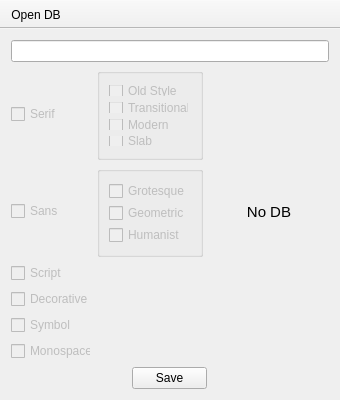
<?xml version="1.0" encoding="UTF-8"?>
<ui version="4.0">
 <class>MainWindow</class>
 <widget class="QMainWindow" name="MainWindow">
  <property name="geometry">
   <rect>
    <x>0</x>
    <y>0</y>
    <width>340</width>
    <height>400</height>
   </rect>
  </property>
  <property name="minimumSize">
   <size>
    <width>340</width>
    <height>400</height>
   </size>
  </property>
  <property name="maximumSize">
   <size>
    <width>340</width>
    <height>400</height>
   </size>
  </property>
  <property name="windowTitle">
   <string>Fonta DB Manager</string>
  </property>
  <widget class="QWidget" name="centralWidget">
   <layout class="QVBoxLayout" name="verticalLayout_2">
    <item>
     <widget class="QLineEdit" name="lineEdit"/>
    </item>
    <item>
     <layout class="QVBoxLayout" name="verticalLayout">
      <item>
       <layout class="QHBoxLayout" name="horizontalLayout">
        <item>
         <layout class="QGridLayout" name="grid">
          <property name="sizeConstraint">
           <enum>QLayout::SetDefaultConstraint</enum>
          </property>
          <item row="1" column="0">
           <layout class="QHBoxLayout" name="sansCell">
            <item>
             <widget class="QCheckBox" name="sansBox">
              <property name="enabled">
               <bool>false</bool>
              </property>
              <property name="minimumSize">
               <size>
                <width>80</width>
                <height>0</height>
               </size>
              </property>
              <property name="maximumSize">
               <size>
                <width>80</width>
                <height>16777215</height>
               </size>
              </property>
              <property name="focusPolicy">
               <enum>Qt::TabFocus</enum>
              </property>
              <property name="text">
               <string>Sans</string>
              </property>
              <property name="tristate">
               <bool>false</bool>
              </property>
             </widget>
            </item>
            <item>
             <widget class="QGroupBox" name="sansGroup">
              <property name="enabled">
               <bool>true</bool>
              </property>
              <property name="title">
               <string/>
              </property>
              <property name="flat">
               <bool>false</bool>
              </property>
              <property name="checkable">
               <bool>false</bool>
              </property>
              <layout class="QVBoxLayout" name="verticalLayout_4">
               <property name="leftMargin">
                <number>9</number>
               </property>
               <item>
                <layout class="QGridLayout" name="sansGrid">
                 <item row="0" column="1">
                  <widget class="QCheckBox" name="grotesqueBox">
                   <property name="enabled">
                    <bool>false</bool>
                   </property>
                   <property name="minimumSize">
                    <size>
                     <width>80</width>
                     <height>0</height>
                    </size>
                   </property>
                   <property name="maximumSize">
                    <size>
                     <width>80</width>
                     <height>16777215</height>
                    </size>
                   </property>
                   <property name="focusPolicy">
                    <enum>Qt::TabFocus</enum>
                   </property>
                   <property name="text">
                    <string>Grotesque</string>
                   </property>
                   <property name="tristate">
                    <bool>false</bool>
                   </property>
                  </widget>
                 </item>
                 <item row="2" column="1">
                  <widget class="QCheckBox" name="humanistBox">
                   <property name="enabled">
                    <bool>false</bool>
                   </property>
                   <property name="minimumSize">
                    <size>
                     <width>80</width>
                     <height>0</height>
                    </size>
                   </property>
                   <property name="maximumSize">
                    <size>
                     <width>80</width>
                     <height>16777215</height>
                    </size>
                   </property>
                   <property name="focusPolicy">
                    <enum>Qt::TabFocus</enum>
                   </property>
                   <property name="text">
                    <string>Humanist</string>
                   </property>
                   <property name="tristate">
                    <bool>false</bool>
                   </property>
                  </widget>
                 </item>
                 <item row="1" column="1">
                  <widget class="QCheckBox" name="geometricBox">
                   <property name="enabled">
                    <bool>false</bool>
                   </property>
                   <property name="minimumSize">
                    <size>
                     <width>80</width>
                     <height>0</height>
                    </size>
                   </property>
                   <property name="maximumSize">
                    <size>
                     <width>80</width>
                     <height>16777215</height>
                    </size>
                   </property>
                   <property name="focusPolicy">
                    <enum>Qt::TabFocus</enum>
                   </property>
                   <property name="text">
                    <string>Geometric</string>
                   </property>
                   <property name="tristate">
                    <bool>false</bool>
                   </property>
                  </widget>
                 </item>
                </layout>
               </item>
              </layout>
             </widget>
            </item>
           </layout>
          </item>
          <item row="5" column="0">
           <widget class="QCheckBox" name="monospacedBox">
            <property name="enabled">
             <bool>false</bool>
            </property>
            <property name="minimumSize">
             <size>
              <width>80</width>
              <height>0</height>
             </size>
            </property>
            <property name="maximumSize">
             <size>
              <width>80</width>
              <height>16777215</height>
             </size>
            </property>
            <property name="focusPolicy">
             <enum>Qt::TabFocus</enum>
            </property>
            <property name="text">
             <string>Monospaced</string>
            </property>
            <property name="tristate">
             <bool>false</bool>
            </property>
           </widget>
          </item>
          <item row="4" column="0">
           <widget class="QCheckBox" name="symbolBox">
            <property name="enabled">
             <bool>false</bool>
            </property>
            <property name="minimumSize">
             <size>
              <width>80</width>
              <height>0</height>
             </size>
            </property>
            <property name="maximumSize">
             <size>
              <width>80</width>
              <height>16777215</height>
             </size>
            </property>
            <property name="focusPolicy">
             <enum>Qt::TabFocus</enum>
            </property>
            <property name="text">
             <string>Symbol</string>
            </property>
            <property name="tristate">
             <bool>false</bool>
            </property>
           </widget>
          </item>
          <item row="3" column="0">
           <widget class="QCheckBox" name="decorativeBox">
            <property name="enabled">
             <bool>false</bool>
            </property>
            <property name="minimumSize">
             <size>
              <width>80</width>
              <height>0</height>
             </size>
            </property>
            <property name="maximumSize">
             <size>
              <width>80</width>
              <height>16777215</height>
             </size>
            </property>
            <property name="focusPolicy">
             <enum>Qt::TabFocus</enum>
            </property>
            <property name="text">
             <string>Decorative</string>
            </property>
            <property name="tristate">
             <bool>false</bool>
            </property>
           </widget>
          </item>
          <item row="2" column="0" alignment="Qt::AlignLeft">
           <widget class="QCheckBox" name="scriptBox">
            <property name="enabled">
             <bool>false</bool>
            </property>
            <property name="minimumSize">
             <size>
              <width>80</width>
              <height>0</height>
             </size>
            </property>
            <property name="maximumSize">
             <size>
              <width>80</width>
              <height>16777215</height>
             </size>
            </property>
            <property name="focusPolicy">
             <enum>Qt::TabFocus</enum>
            </property>
            <property name="text">
             <string>Script</string>
            </property>
            <property name="tristate">
             <bool>false</bool>
            </property>
           </widget>
          </item>
          <item row="0" column="0">
           <layout class="QHBoxLayout" name="serifCell">
            <item>
             <widget class="QCheckBox" name="serifBox">
              <property name="enabled">
               <bool>false</bool>
              </property>
              <property name="minimumSize">
               <size>
                <width>80</width>
                <height>0</height>
               </size>
              </property>
              <property name="maximumSize">
               <size>
                <width>80</width>
                <height>16777215</height>
               </size>
              </property>
              <property name="focusPolicy">
               <enum>Qt::TabFocus</enum>
              </property>
              <property name="text">
               <string>Serif</string>
              </property>
              <property name="tristate">
               <bool>false</bool>
              </property>
             </widget>
            </item>
            <item>
             <widget class="QGroupBox" name="serifGroup">
              <property name="enabled">
               <bool>true</bool>
              </property>
              <property name="title">
               <string/>
              </property>
              <property name="flat">
               <bool>false</bool>
              </property>
              <property name="checkable">
               <bool>false</bool>
              </property>
              <layout class="QVBoxLayout" name="verticalLayout_3">
               <property name="leftMargin">
                <number>9</number>
               </property>
               <item>
                <layout class="QGridLayout" name="serifGrid">
                 <item row="3" column="1">
                  <widget class="QCheckBox" name="slabBox">
                   <property name="enabled">
                    <bool>false</bool>
                   </property>
                   <property name="minimumSize">
                    <size>
                     <width>80</width>
                     <height>0</height>
                    </size>
                   </property>
                   <property name="maximumSize">
                    <size>
                     <width>80</width>
                     <height>16777215</height>
                    </size>
                   </property>
                   <property name="focusPolicy">
                    <enum>Qt::TabFocus</enum>
                   </property>
                   <property name="text">
                    <string>Slab</string>
                   </property>
                   <property name="tristate">
                    <bool>false</bool>
                   </property>
                  </widget>
                 </item>
                 <item row="1" column="1">
                  <widget class="QCheckBox" name="transitionalBox">
                   <property name="enabled">
                    <bool>false</bool>
                   </property>
                   <property name="minimumSize">
                    <size>
                     <width>80</width>
                     <height>0</height>
                    </size>
                   </property>
                   <property name="maximumSize">
                    <size>
                     <width>80</width>
                     <height>16777215</height>
                    </size>
                   </property>
                   <property name="focusPolicy">
                    <enum>Qt::TabFocus</enum>
                   </property>
                   <property name="text">
                    <string>Transitional</string>
                   </property>
                   <property name="tristate">
                    <bool>false</bool>
                   </property>
                  </widget>
                 </item>
                 <item row="2" column="1">
                  <widget class="QCheckBox" name="modernBox">
                   <property name="enabled">
                    <bool>false</bool>
                   </property>
                   <property name="minimumSize">
                    <size>
                     <width>80</width>
                     <height>0</height>
                    </size>
                   </property>
                   <property name="maximumSize">
                    <size>
                     <width>80</width>
                     <height>16777215</height>
                    </size>
                   </property>
                   <property name="focusPolicy">
                    <enum>Qt::TabFocus</enum>
                   </property>
                   <property name="text">
                    <string>Modern</string>
                   </property>
                   <property name="tristate">
                    <bool>false</bool>
                   </property>
                  </widget>
                 </item>
                 <item row="0" column="1">
                  <widget class="QCheckBox" name="oldStyleBox">
                   <property name="enabled">
                    <bool>false</bool>
                   </property>
                   <property name="minimumSize">
                    <size>
                     <width>80</width>
                     <height>0</height>
                    </size>
                   </property>
                   <property name="maximumSize">
                    <size>
                     <width>80</width>
                     <height>16777215</height>
                    </size>
                   </property>
                   <property name="focusPolicy">
                    <enum>Qt::TabFocus</enum>
                   </property>
                   <property name="text">
                    <string>Old Style</string>
                   </property>
                   <property name="tristate">
                    <bool>false</bool>
                   </property>
                  </widget>
                 </item>
                </layout>
               </item>
              </layout>
             </widget>
            </item>
           </layout>
          </item>
          <item row="1" column="1">
           <widget class="QLabel" name="label">
            <property name="font">
             <font>
              <pointsize>11</pointsize>
              <weight>50</weight>
              <bold>false</bold>
             </font>
            </property>
            <property name="text">
             <string>No DB</string>
            </property>
            <property name="alignment">
             <set>Qt::AlignCenter</set>
            </property>
           </widget>
          </item>
         </layout>
        </item>
       </layout>
      </item>
      <item alignment="Qt::AlignHCenter">
       <widget class="QPushButton" name="saveButton">
        <property name="minimumSize">
         <size>
          <width>75</width>
          <height>0</height>
         </size>
        </property>
        <property name="maximumSize">
         <size>
          <width>75</width>
          <height>16777215</height>
         </size>
        </property>
        <property name="text">
         <string>Save</string>
        </property>
       </widget>
      </item>
     </layout>
    </item>
   </layout>
  </widget>
  <widget class="QToolBar" name="toolBar">
   <property name="windowTitle">
    <string>toolBar</string>
   </property>
   <property name="movable">
    <bool>false</bool>
   </property>
   <property name="floatable">
    <bool>false</bool>
   </property>
   <attribute name="toolBarArea">
    <enum>TopToolBarArea</enum>
   </attribute>
   <attribute name="toolBarBreak">
    <bool>false</bool>
   </attribute>
   <addaction name="actionOpen"/>
  </widget>
  <action name="actionOpen">
   <property name="text">
    <string>Open DB...</string>
   </property>
   <property name="toolTip">
    <string>open db folder</string>
   </property>
   <property name="shortcut">
    <string>Ctrl+O</string>
   </property>
  </action>
 </widget>
 <layoutdefault spacing="6" margin="11"/>
 <resources/>
 <connections/>
</ui>
